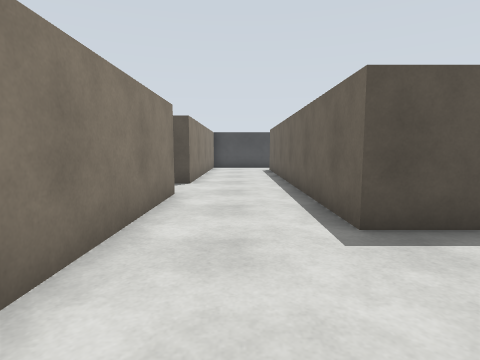
View 1 (above)

17 first-person views from a walk through a robot-simulator world made for Gazebo. The camera is 1 m above the floor, tilts 6° down and sees 80° across. The floor is counted in squares, 1 m on a side. Each view is taken from the middle of a square. On the plan, view 1 faces up. The plan holds only what a view shows up to about 12 squares ahead; the rest is blank.

View 2
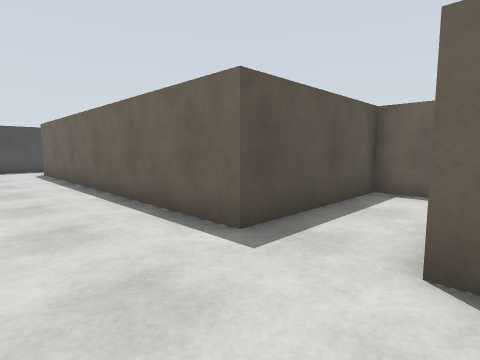

View 3
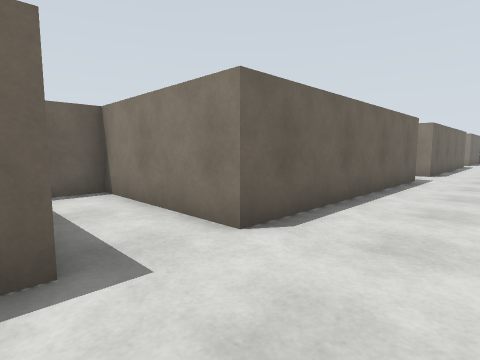

View 4
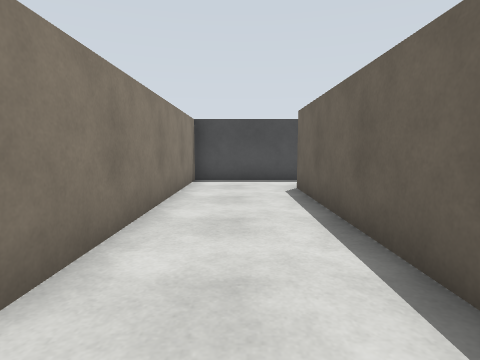

View 5
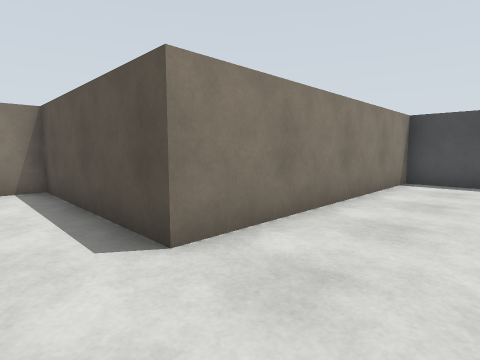

View 6
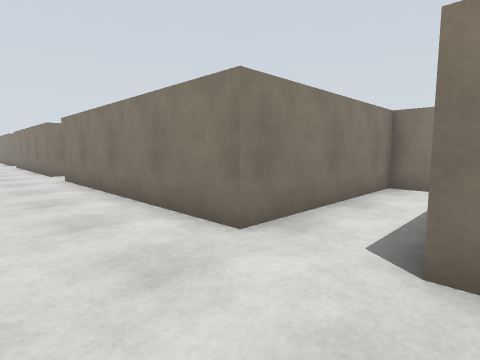

View 7
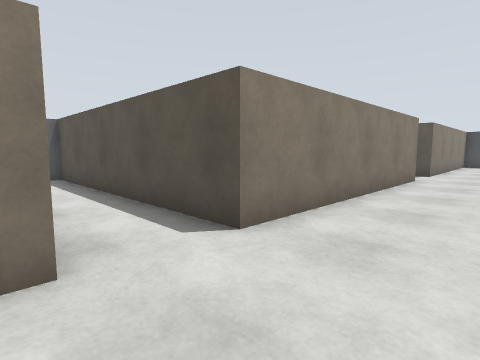

View 8
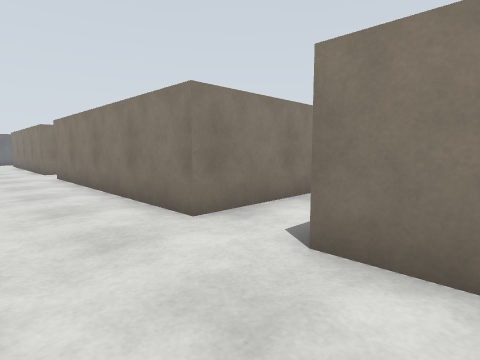

View 9
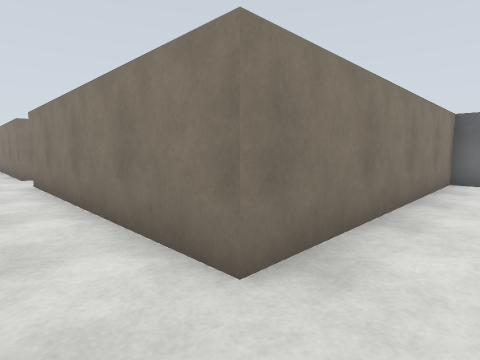

View 10
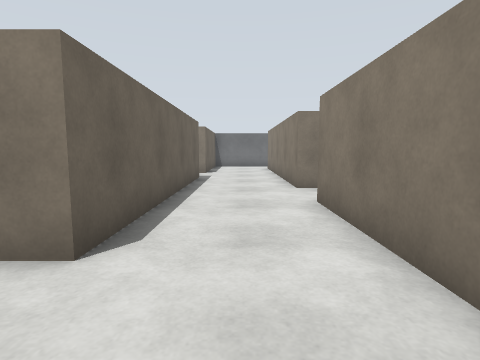

View 11
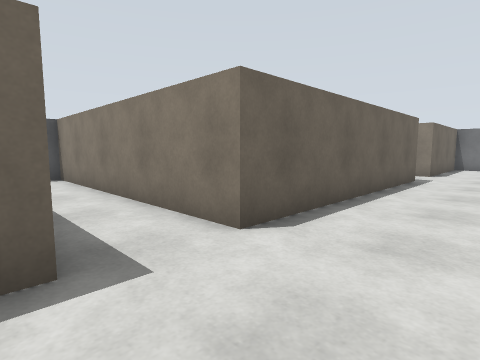

View 12
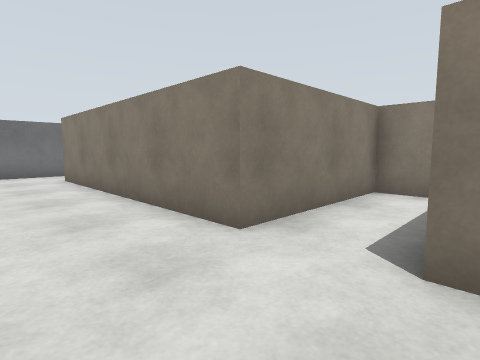

View 13
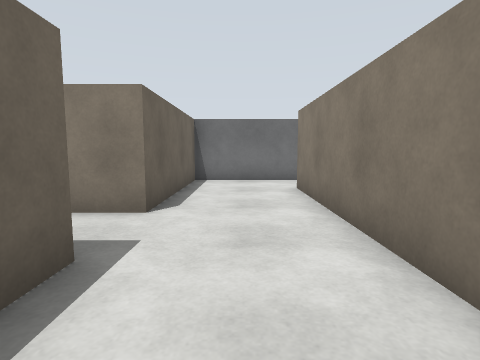

View 14
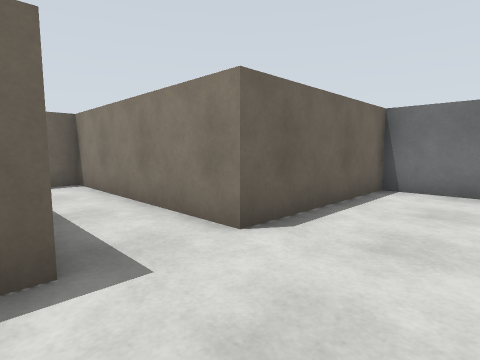

View 15
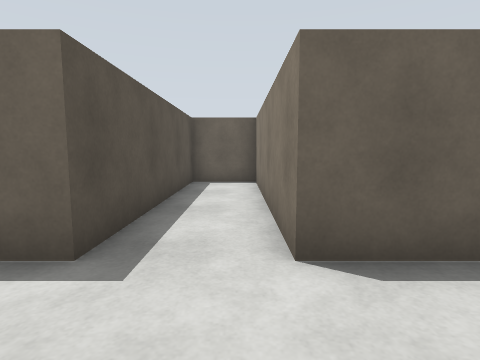

View 16
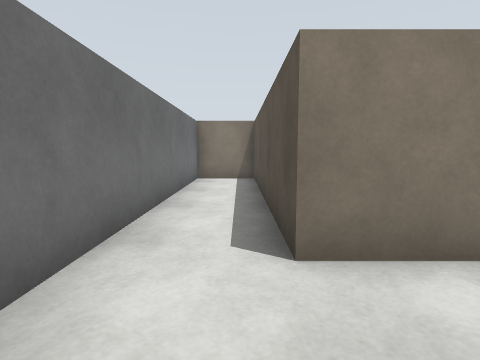

View 17
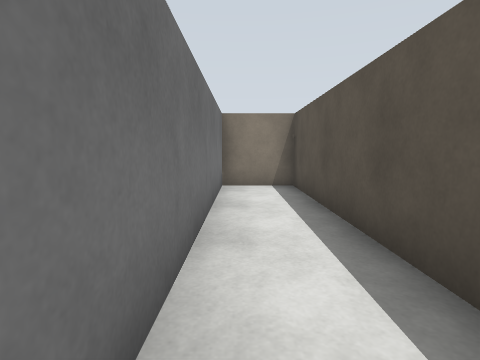

### Floor plan
Key: @ floor where view 1 was taken; # wall or solid block; . floor; B beige box.
Columns run from 10 left of view 1 to 10 right of it. Each row starts with its distance up from view 1.
 17         #####
 16         B....
 15         B....
 14         B...B
 13         B...B
 12         B...B
 11         B...B
 10         B...B
  9    BBBBBB...B
  8    B........B
  7    B........B
  6    BBBBBB...B
  5         B...B
  4         B...BBBBB
  3         B.......B
  2         B.......B
  1         B...BBBBB
  0         B.@.B
 -1 #BBBBBBBB...B
 -2 #...........B
 -3 #...........B
 -4 #BBBBBBBB...B
 -5         B...B
 -6         B...B
 -7         B........
 -8         B...........#
 -9         B...BBBBBBBBB
-10         B...B
-11         B...B
-12     B.......B
-13     B.......B
-14     BBBBB...B
-15         B...B
-16         B...BBBBBBB
-17         B.........B
-18         B.........B
-19         B...BBBBBBB
-20         B...B
-21  BBBBBBBB...B
-22  B..........B
-23  B..........B
-24  ############

Positions as (right, up) in squares from view 1, and headings:
1: (0, 0), facing up
2: (-1, 1), facing up-right
3: (-1, 4), facing down-right
4: (0, 7), facing up
5: (1, 7), facing up-left
6: (1, 9), facing down-left
7: (1, -4), facing up-left
8: (1, 0), facing down-left
9: (0, -2), facing down-left
10: (0, -6), facing down
11: (-1, -6), facing down-right
12: (1, -11), facing down-left
13: (0, -14), facing down
14: (-1, -16), facing down-right
15: (-1, -18), facing right
16: (1, -22), facing left
17: (-1, -23), facing left
